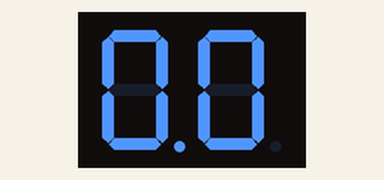
Bench run of a sketch on a simulated Arduino Mega 2560, built with avr-gcc and run on an emulated ATmega2560. On the bench: 2-digit seven-segment display. Wiring (from diagram.json): 2-digit 7-segment display, segments lit when HIGH: segments pin 54, pin 55, pin 56, pin 57, pin 58, pin 59, pin 60, pin 61, pin 62, pin 63, pin 64, pin 65, pin 66, pin 67, pin 68, pin 69. The segment pins are drawn as the display they are named for.

Above: at 0.1 s.
At 4.4 s:
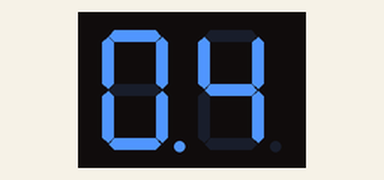
At 8.8 s:
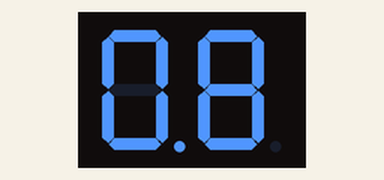
At 18.6 s:
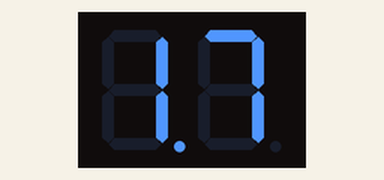
At 28.5 s:
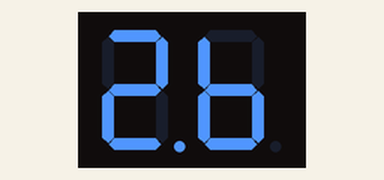
At 38.3 s:
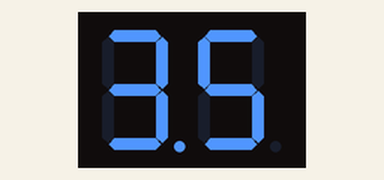

The sketch:

sketch.ino
```cpp
uint8_t data_dp[]={0xBF, 0x86, 0xDB, 0xCF, 0xE6, 0xED, 0xFC, 0x87, 0xFF, 0xE7};
uint8_t data[]={ 0x3F, 0x06, 0X5B, 0x4F, 0X66, 0X6D, 0x7C, 0x07, 0x7F, 0x67};

void setup() {
  volatile uint8_t *ddr;
  ddr=(uint8_t *)0x30;
  *ddr=0xFF;
  ddr=(uint8_t *)0x107;
  *ddr=0xFF;

  // put your setup code here, to run once:

}

void loop() {
  volatile uint8_t *out_F, *out_K;
  out_F=(uint8_t *)0x31;
  out_K=(uint8_t *)0x108;
  volatile uint32_t t;
  for(uint8_t i=0; i<10; i++)
  {
    *out_F=data_dp[i];
    for(uint8_t j=0 ;j<10; j++)
    {
      *out_K=data[j];
      for(t=0; t<500000; t++);
    }

  }
}
```

Measured:
- what the display in image 1 shows lasts 1.1 s, from 4.4 s to 5.5 s
